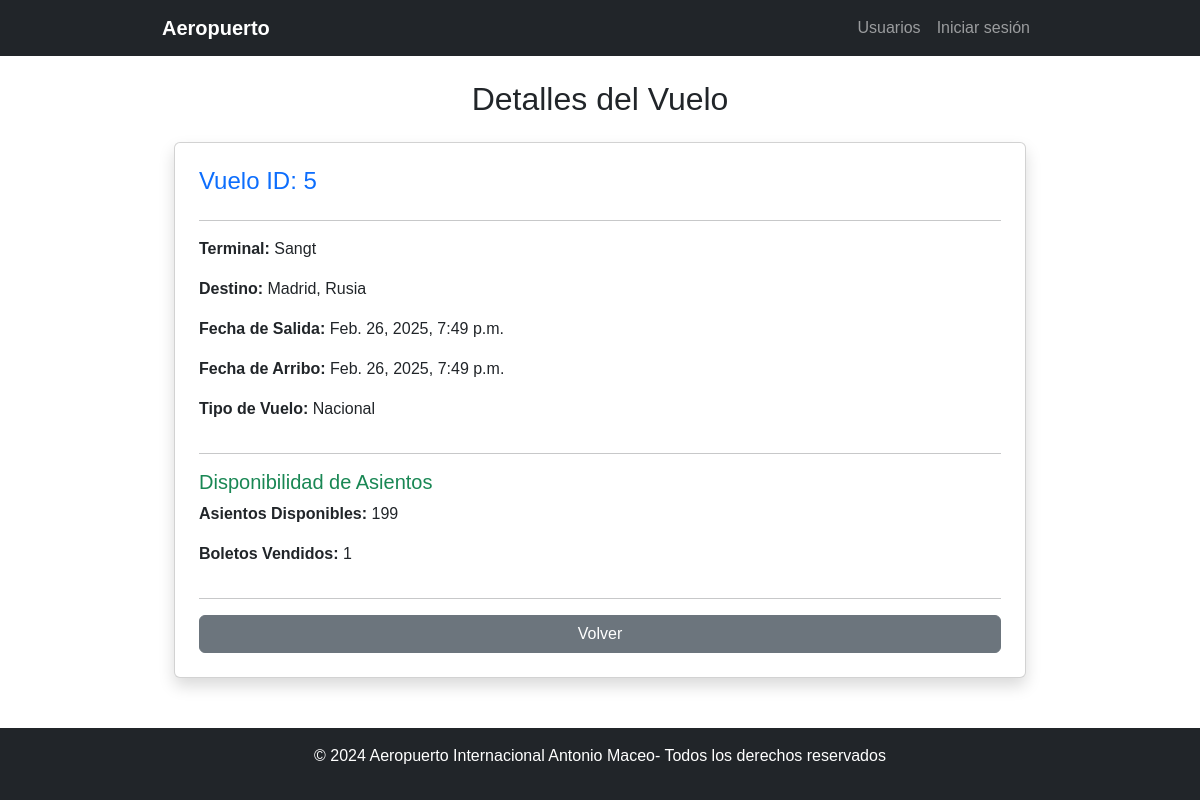
The page /airport/vuelo/detalles/pagina/5/ on the database its author committed.
### aplicacion/models.py (models this page shows, shortened)
class Vuelo(models.Model):
    TIPO_VUELO_CHOICES = [
        ('NACIONAL', 'Nacional'),
        ('INTERNACIONAL', 'Internacional'),
    ]
    terminal = models.ForeignKey('Terminal', on_delete=models.CASCADE)
    avion = models.ForeignKey('Avion', on_delete=models.CASCADE)
    pais_destino = models.CharField(max_length=100)
    ciudad_destino = models.CharField(max_length=100)
    fecha_salida = models.DateTimeField()
    fecha_arribo = models.DateTimeField()
    tipo_vuelo = models.CharField(
        max_length=13,
        choices=TIPO_VUELO_CHOICES,
        default='NACIONAL'
    )

class Terminal(models.Model):
    numero = models.IntegerField(unique=True)  # Número de terminal
    nombre = models.CharField(max_length=100, unique=True)  # Nombre de la terminal

### aplicacion/views.py (the view)
# urls.py: path('vuelo/detalles/pagina/<int:vuelo_id>/', detalles_vuelo_pagina, name='detalles_vuelo_pagina'),
def detalles_vuelo_pagina(request, vuelo_id):
    vuelo = get_object_or_404(Vuelo, id=vuelo_id)
    boletos_vendidos = Boleto.objects.filter(vuelo=vuelo).count()
    asientos_disponibles = vuelo.avion.cantidad_asientos - boletos_vendidos
    return render(
        request,
        "aplicacion/detalles_vuelo.html",
        {
            "vuelo": vuelo,
            "boletos_vendidos": boletos_vendidos,
            "asientos_disponibles": asientos_disponibles,
        },
    )

### aplicacion/templates/aplicacion/detalles_vuelo.html (shortened to what this page needs)
{% extends 'aplicacion/base.html' %}
{% block content %}
<div class="container">
    <h2 class="text-center mb-4">Detalles del Vuelo</h2>
    <div class="card shadow p-4">
        <h4 class="text-primary">Vuelo ID: {{ vuelo.id }}</h4>
        <hr>
        <p><strong>Terminal:</strong> {{ vuelo.terminal.nombre }}</p>
        <p><strong>Destino:</strong> {{ vuelo.ciudad_destino }}, {{ vuelo.pais_destino }}</p>
        <p><strong>Fecha de Salida:</strong> {{ vuelo.fecha_salida }}</p>
        <p><strong>Fecha de Arribo:</strong> {{ vuelo.fecha_arribo }}</p>
        <p><strong>Tipo de Vuelo:</strong> {{ vuelo.get_tipo_vuelo_display }}</p>
        <hr>
        <h5 class="text-success">Disponibilidad de Asientos</h5>
        <p><strong>Asientos Disponibles:</strong> {{ asientos_disponibles }}</p>
        <p><strong>Boletos Vendidos:</strong> {{ boletos_vendidos }}</p>
        <hr>
        <a href="{% url 'vista_usuario' %}" class="btn btn-secondary">Volver</a>
    </div>
</div>
{% endblock %}

### aplicacion/static/css/styles.css (style rules this page uses)
body { font-family: Arial, sans-serif; display: grid; min-height: 100vh; grid-template-rows: auto 1fr auto; }
.container { max-width: 900px; }

### rows shown on the page
Vuelo: id "5", terminal.nombre "Sangt", ciudad_destino "Madrid", pais_destino "Rusia", fecha_salida "Feb. 26, 2025, 7:49 p.m.", fecha_arribo "Feb. 26, 2025, 7:49 p.m.", tipo_vuelo "Nacional"

### other values the page prints
{{ asientos_disponibles }} "199"
{{ boletos_vendidos }} "1"
